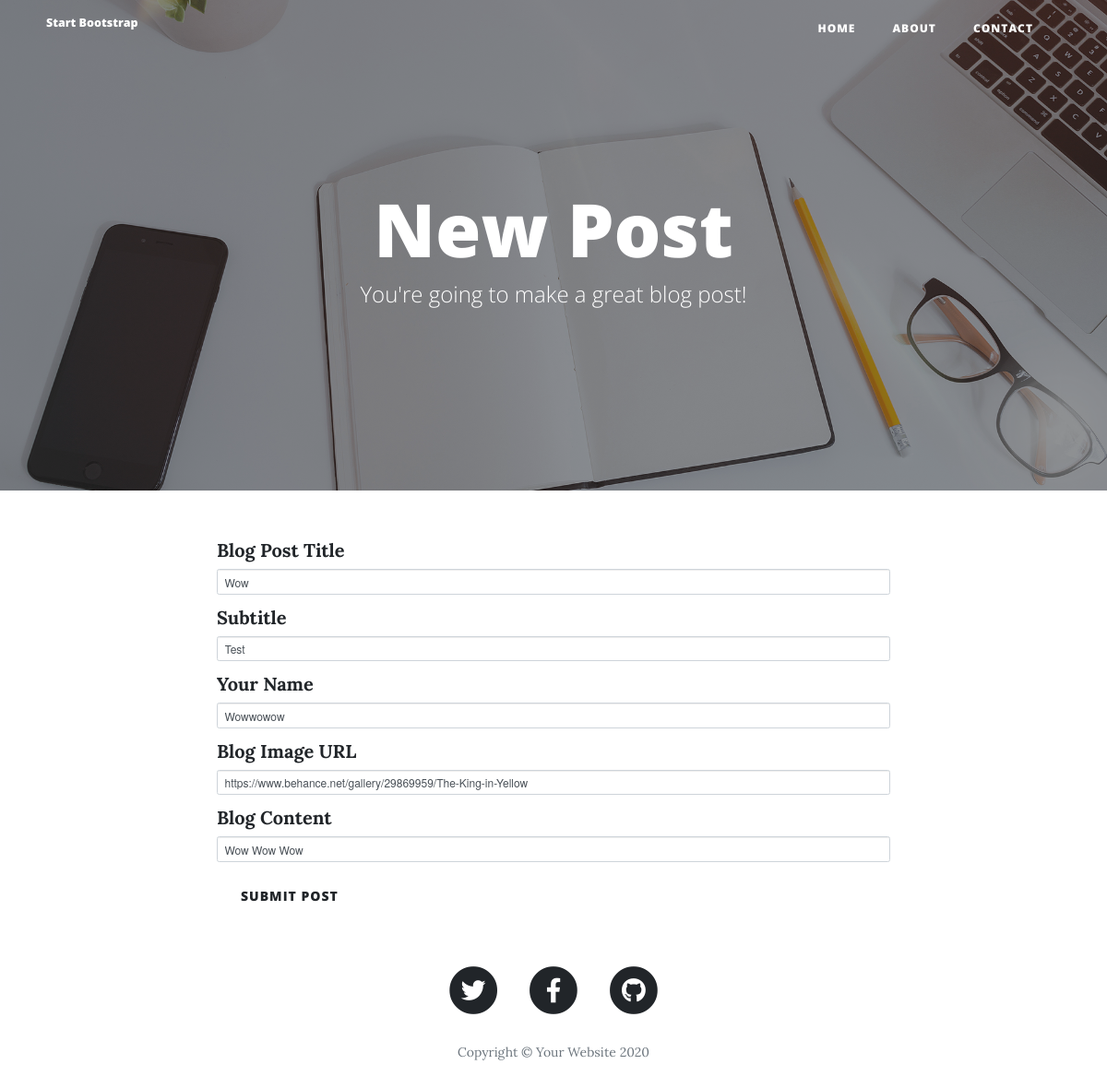
Before: /edit_post/5 with the older database file.
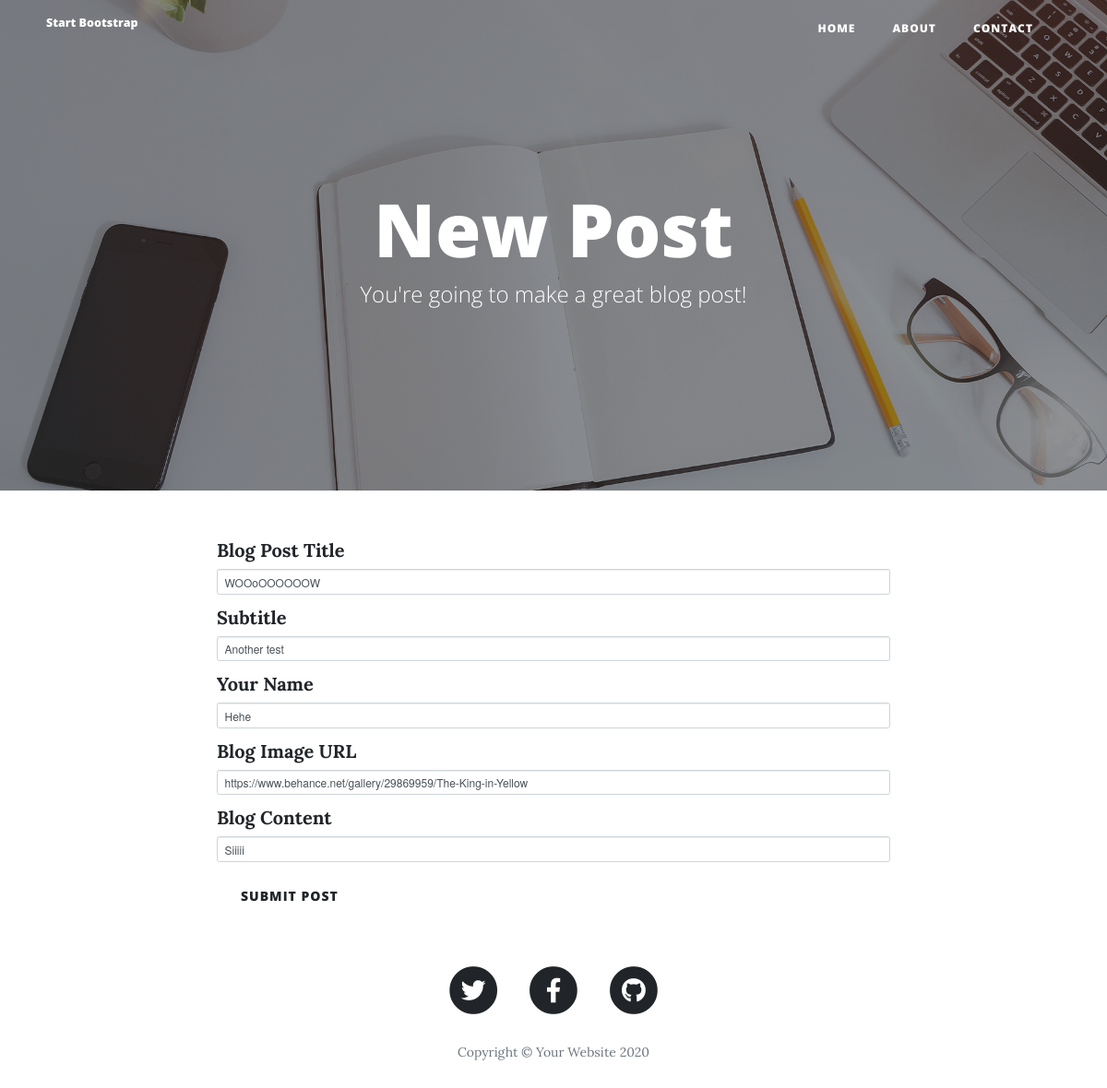
After: the same page with the newer database file.
### main.py (models this page shows)
class BlogPost(db.Model):
    id = db.Column(db.Integer, primary_key=True)
    title = db.Column(db.String(250), unique=True, nullable=False)
    subtitle = db.Column(db.String(250), nullable=False)
    date = db.Column(db.String(250), nullable=False)
    body = db.Column(db.Text, nullable=False)
    author = db.Column(db.String(250), nullable=False)
    img_url = db.Column(db.String(250), nullable=False)

### main.py (the view, shortened to what this page needs)
@app.route("/edit_post/<post_id>", methods=['GET', 'POST'])
def edit_post(post_id):
    post = BlogPost.query.get(post_id)
    edit_form = CreatePostForm(
        title=post.title,
        subtitle=post.subtitle,
        img_url=post.img_url,
        author=post.author,
        body=post.body
    )
    return render_template("make-post.html", form=edit_form, is_edit=True)

### main.py
class CreatePostForm(FlaskForm):
    title = StringField("Blog Post Title", validators=[DataRequired()])
    subtitle = StringField("Subtitle", validators=[DataRequired()])
    author = StringField("Your Name", validators=[DataRequired()])
    img_url = StringField("Blog Image URL", validators=[DataRequired(), URL()])
    body = StringField("Blog Content", validators=[DataRequired()])
    submit = SubmitField("Submit Post")

### templates/make-post.html (shortened to what this page needs)
{% extends 'bootstrap/base.html' %}
{% import "bootstrap/wtf.html" as wtf %}
{% block content %}
{% include "header.html" %}
  <header class="masthead" style="background-image: url('{{ url_for('static', filename='img/edit-bg.jpg')}}')">
    <div class="overlay"></div>
    <div class="container">
      <div class="row">
        <div class="col-lg-8 col-md-10 mx-auto">
          <div class="page-heading">
            <h1>New Post</h1>
            <span class="subheading">You're going to make a great blog post!</span>
          </div>
        </div>
      </div>
    </div>
  </header>
  <div class="container">
    <div class="row">
      <div class="col-lg-8 col-md-10 mx-auto">
        {{ wtf.quick_form(form, novalidate=True) }}
      </div>
    </div>
  </div>
{% include "footer.html" %}
{% endblock %}

Changed rows visible on the page:
changed BlogPost "https://www.behance.net/gallery/29869959/The-King-in-Yellow": title "Wow" → "WOOoOOOOOOW"; subtitle "Test" → "Another test"; author "Wowwowow" → "Hehe"; body "Wow Wow Wow" → "Siiiii"
